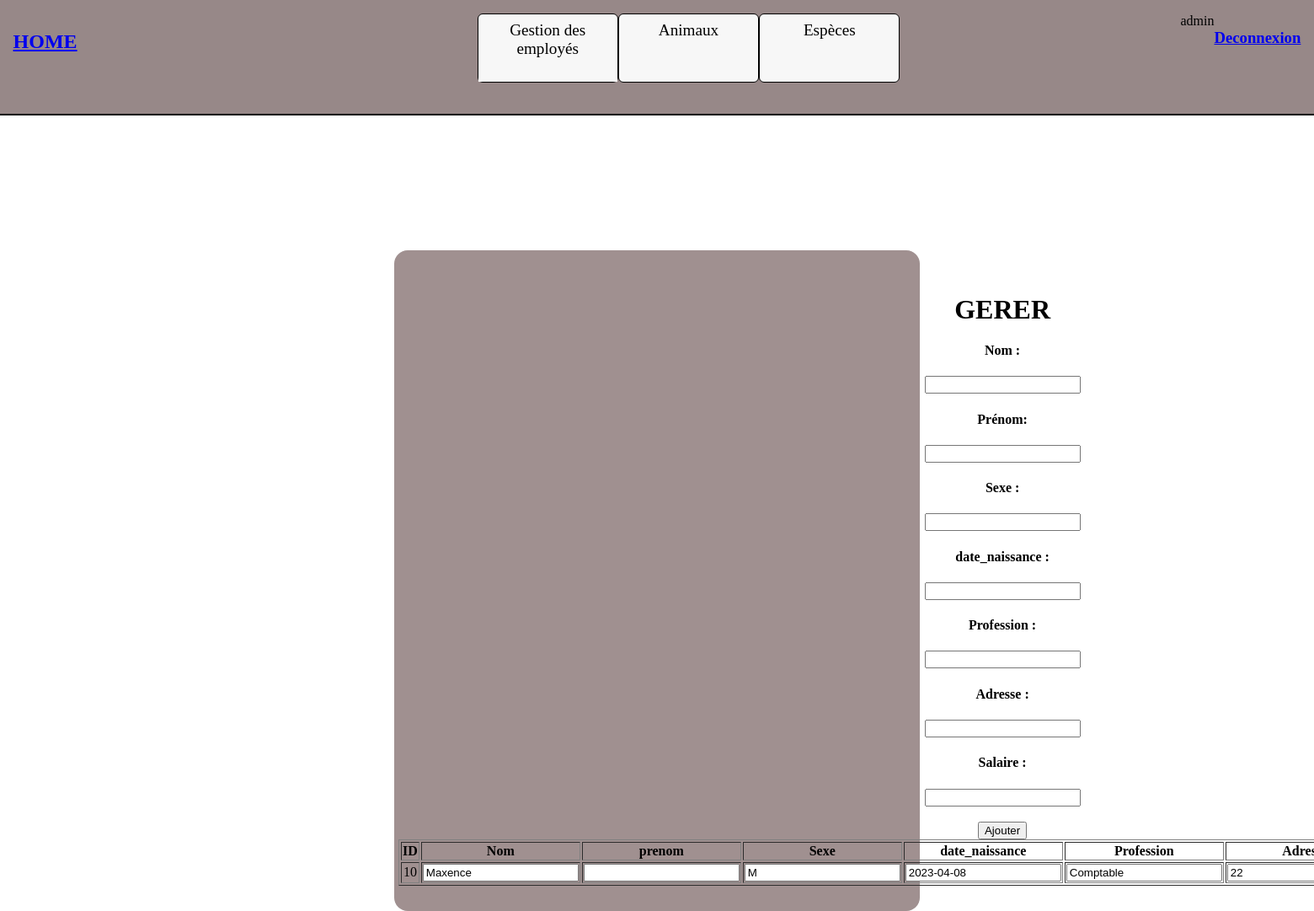
The app's page /gereremploye.php (signed in) with its own data.
### tables this page shows
CREATE TABLE IF NOT EXISTS `personnel` (
  `Id` int(11) NOT NULL AUTO_INCREMENT,
  `login` varchar(50) NOT NULL,
  `Mot_de_passe` varchar(255) DEFAULT NULL,
  `Nom` varchar(50) DEFAULT NULL,
  `prenom` varchar(50) DEFAULT NULL,
  `sexe` char(5) DEFAULT NULL,
  `date_naissance` date DEFAULT NULL,
  `Profession` varchar(255) DEFAULT NULL,
  `Adresse` varchar(255) DEFAULT NULL,
  `Salaire` float DEFAULT NULL,
  PRIMARY KEY (`Id`)
);

### gereremploye.php (the view, shortened to what this page needs)
<!DOCTYPE html>
<html lang="en">
<head>
    <link rel="stylesheet" href="home.css">
</head>
<body>
<nav>
        <div class="home">
            <h2 class="#"><a href="home.php">HOME</a></h2>
        </div>
        <div class="btn">
            <ul id="menu-accordeon">
                <li><a href="#">Gestion des employés</a>
                   <ul>
                      <li><a href="ajoutemploye.php">Ajouter</a></li>
                      <li><a href="gereremploye.php">Gérer</a></li>
                   </ul>
                </li>
                 <li><a href="#">Animaux</a>
                   <ul>
                      <li><a href="ajoutanimaux.php">Ajouter</a></li>
                      <li><a href="gererannimaux.php">Gérer</a></li>
                   </ul>
                </li>
                <li><a href="#">Espèces</a>
                   <ul>
                        <li><a href="ajoutespece.php">Ajouter</a></li>
                        <li><a href="gererespece.php">Gérer</a></li>
                   </ul>
                </li>
             </ul>
        </div>
        <div class="logout">
        <?php
        echo $_SESSION["login"];
        echo  '<h3><a href="logout.php">Deconnexion</a></h3>'
        ?>
        </div>
    </nav>
    <div class="center">
        <form Method="POST" action="home.php">
            <h1>GERER</h1>
            <h4 class="indentifiant">Nom : </h4><input type="text" name="Nom" value="">
            <h4 class="indentifiant">Prénom: </h4><input type="text" name="prenom" value="">
            <h4 class="indentifiant">Sexe : </h4><input type="text" name="Sexe" value="">
            <h4 class="indentifiant">date_naissance : </h4><input type="text" name="date_naissance" value="">
            <h4 class="indentifiant">Profession : </h4><input type="text" name="Profession" value="">
            <h4 class="indentifiant">Adresse : </h4><input type="text" name="Adresse" value="">
            <h4 class="indentifiant">Salaire : </h4><input type="text" name="Salaire" value="">
            <br>
            <br>
            <input class="button" type="submit" value="Ajouter">
            <?php
            $con = mysqli_connect("localhost","root","", "gestionzoo");
            $result = mysqli_query($con, "SELECT * FROM personnel");
            echo "<table border=1>";
            echo "<tr><th>ID</th><th>Nom</th><th>prenom</th><th>Sexe</th><th>date_naissance</th><th>Profession</th><th>Adresse</th><th>Salaire</th></tr>";
            while ($row = mysqli_fetch_array($result)) {
                echo "<form method='post'>";
                echo "<tr>";
                echo "<td>".$row["Id"]."</td>";
                echo "<td><input type='text' name='Nom' value='".$row["Nom"]."'></td>";
                echo "<td><input type='text' name='prenom' value='".$row["prenom"]."'></td>";
                echo "<td><input type='text' name='Sexe' value='".$row["sexe"]."'></td>";
                echo "<td><input type='text' name='date_naissance' value='".$row["date_naissance"]."'></td>";
                echo "<td><input type='text' name='Profession' value='".$row["Profession"]."'></td>";
                echo "<td><input type='text' name='Adresse' value='".$row["Adresse"]."'></td>";
                echo "</tr>";
                echo "</form>";
            }
            echo "</table>";
            ?>
        </form>
    </div>
</body>
</html>

### home.css (style rules this page uses)
body { margin: 0; padding: 0; }
nav { background-color: #978888; width: 98%; height: 13vh; border-bottom: #000 2px solid; display: flex; justify-content: space-between; padding: 1%; }
.logout { display: flex; }
.btn ul { display: flex; flex-direction: row; }
li ul { display: flex; flex-direction: column; }
#menu-accordeon { padding:0; margin:0; list-style:none; text-align: center; width: 360px; }
#menu-accordeon ul { padding:0; margin:0; list-style:none; text-align: center; }
#menu-accordeon li { background-color:#F7F7F7; border-radius: 6px; margin-bottom:2px; border:solid 1px #000; }
#menu-accordeon li li { max-height:0; overflow: hidden; transition: all .5s; border-radius:0; background: #F7F7F7; box-shadow: none; border:none; margin:0; padding: 10px 20px; }
#menu-accordeon a { display:block; text-decoration: none; color: #000; padding: 8px 0; font-family: verdana; font-size:1.2em }
#menu-accordeon ul li a, #menu-accordeon li:hover li a { font-size:1em }
#menu-accordeon ul li:last-child { border:none; }
.center { display: flex; justify-content: left; text-align:center; margin-top: 20vh; padding: 30px 5px; margin-left: 30%; margin-right: 30%; border-radius: 16px; background-color: #a09090; }

### records on screen
personnel: Id "10", Nom "Maxence", Sexe "M", date_naissance "2023-04-08", Profession "Comptable", Adresse "22"

### other values on screen
$_SESSION["login"] "admin"
